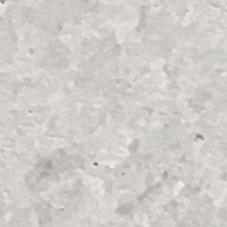
#> input picture testdata/Negative/00057.jpg, 227 x 227 px
$ python -i unusedFunctions.py   (imports and definitions only)
#> lines starting #> are read from the running program, lines starting #| are printed output that depends on the picture; pictures that were not available may be replaced by others from this repository, and a replacement may not be noted
import matplotlib.image as mpimg
import numpy as np
from sklearn.decomposition import PCA
import matplotlib.pyplot as plt
import cv2

def pcacompv2(img):
  img = mpimg.imread()
  print("Original image : ", img.shape)
  img_re = np.reshape(img, (1207,1817*4))
  print("Reshaped image : ", img_re.shape)
  pca = PCA(20).fit(img_re)
  img_trans = pca.transform(img_re)
  print("PCA Transformed: ", img_trans.shape)
  img_Inv = pca.inverse_transform(img_trans)
  img = np.reshape(img_Inv,(1207, 1817,4))
  print("Inversed Image : ", img.shape)
  #plt.axis('off')
  #plt.imshow(img.astype('uint8'))
  #plt.show()

def pcacompv1(img):
    img = cv2.cvtColor(cv2.imread('Johan.jpg'), cv2.COLOR_BGR2RGB)
    plt.imshow(img)
    plt.show()

    img.shape

    #Splitting into channels
    blue,green,red = cv2.split(img)
    # Plotting the images
    fig = plt.figure(figsize = (15, 7.2))
    fig.add_subplot(131)
    plt.title("Blue Channel")
    plt.imshow(blue)
    fig.add_subplot(132)
    plt.title("Green Channel")
    plt.imshow(green)
    fig.add_subplot(133)
    plt.title("Red Channel")
    plt.imshow(red)
    plt.show()
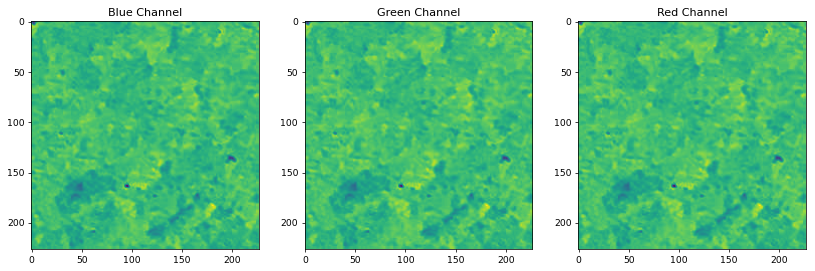
#> figure drawn by matplotlib, 3 panels

    df_blue = blue/255
    df_green = green/255
    df_red = red/255

    pca_b = PCA(n_components=50)
    pca_b.fit(df_blue)
    trans_pca_b = pca_b.transform(df_blue)
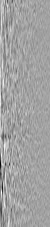
#> trans_pca_b: shape (227, 50) float64; min -0.655, max 0.375, mean 5.12e-16; drawn with min black and max white
    pca_g = PCA(n_components=50)
    pca_g.fit(df_green)
    trans_pca_g = pca_g.transform(df_green)
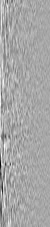
#> trans_pca_g: shape (227, 50) float64; min -0.653, max 0.341, mean 2.46e-16; drawn with min black and max white
    pca_r = PCA(n_components=50)
    pca_r.fit(df_red)
    trans_pca_r = pca_r.transform(df_red)
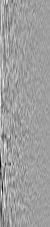
#> trans_pca_r: shape (227, 50) float64; min -0.627, max 0.38, mean 6.07e-16; drawn with min black and max white

    print(trans_pca_b.shape)
#| (227, 50)
    print(trans_pca_r.shape)
#| (227, 50)
    print(trans_pca_g.shape)
#| (227, 50)

    print(f"Blue Channel : {sum(pca_b.explained_variance_ratio_)}")
    print(f"Green Channel: {sum(pca_g.explained_variance_ratio_)}")
    print(f"Red Channel  : {sum(pca_r.explained_variance_ratio_)}")

    fig = plt.figure(figsize = (15, 7.2))
    fig.add_subplot(131)
    plt.title("Blue Channel")
    plt.ylabel('Variation explained')
    plt.xlabel('Eigen Value')
    plt.bar(list(range(1,51)),pca_b.explained_variance_ratio_)
    fig.add_subplot(132)
    plt.title("Green Channel")
    plt.ylabel('Variation explained')
    plt.xlabel('Eigen Value')
    plt.bar(list(range(1,51)),pca_g.explained_variance_ratio_)
    fig.add_subplot(133)
    plt.title("Red Channel")
    plt.ylabel('Variation explained')
    plt.xlabel('Eigen Value')
    plt.bar(list(range(1,51)),pca_r.explained_variance_ratio_)
    plt.show()
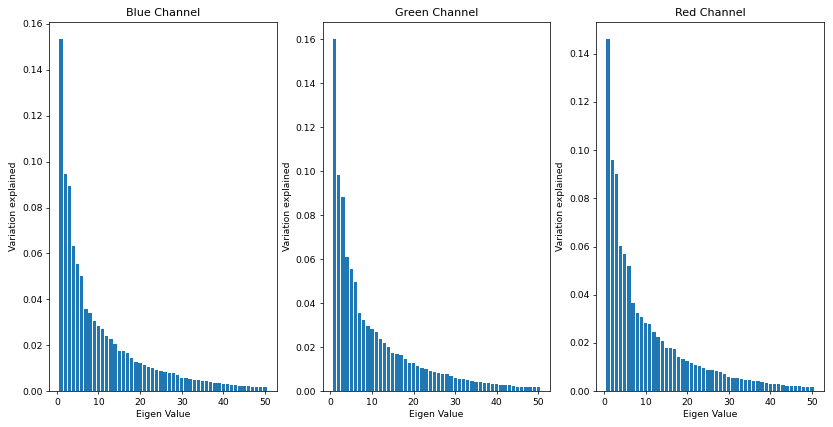
#> figure drawn by matplotlib, 3 panels; panel 1: tallest bar 0.153 high, from x = 0.6 to 1.4; panel 2: tallest bar 0.16 high, from x = 0.6 to 1.4; panel 3: tallest bar 0.146 high, from x = 0.6 to 1.4

    b_arr = pca_b.inverse_transform(trans_pca_b)
    g_arr = pca_g.inverse_transform(trans_pca_g)
    r_arr = pca_r.inverse_transform(trans_pca_r)
    print(b_arr.shape, g_arr.shape, r_arr.shape)
#| (227, 227) (227, 227) (227, 227)

    img_reduced= (cv2.merge((b_arr, g_arr, r_arr)))
    print(img_reduced.shape)
#| (227, 227, 3)

    fig = plt.figure(figsize = (10, 7.2))
    fig.add_subplot(121)
    plt.title("Original Image")
    plt.imshow(img)
    fig.add_subplot(122)
    plt.title("Reduced Image")
    plt.imshow(img_reduced)
    plt.show()
    return img_reduced

def applyFilter(img):
    #Applying a low-pass filter to the image
    #filterImage = img.filter(PIL.ImageFilter.GaussianBlur)
    return 0;

def imDeco(img, images):
        w, h = img.size
        i = 0
        #img = grayscale(img)
        addImg(img, w, h,images)
        return images


def addImg(im, w, h,images):
    size = 9
    w1 = 0
    h1 = 0
    while(w1+size<w and h1+size<h):
        w2 = w1+size
        h2 = h1+size
        croppedimage = im.crop((w1, h1, w2, h2))
        images.append(croppedimage)
        w1 = w1+size
        h1 = h1+size
    return

# Needs getIm() function from v2/functions
def getRandomImages(amount, Pos, Neg):
    #getIm(True, amount, Pos)
    #getIm(False, amount, Neg)
    #convert grayscale here
    return Pos, Neg

>>> import cv2
>>> picture = cv2.imread('../../testdata/Negative/00057.jpg', cv2.IMREAD_GRAYSCALE)
>>> result = pcacompv1(picture)

$ run again, on testdata/Negative/00058.jpg
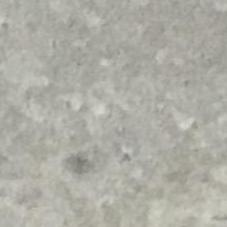
#> input picture testdata/Negative/00058.jpg, 227 x 227 px
#> in pcacompv1, `trans_pca_r = pca_r.transform(df_red)`:
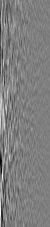
#> trans_pca_r: shape (227, 50) float64; min -0.528, max 0.53, mean 9.08e-17; drawn with min black and max white
#| (227, 50)
#| (227, 50)
#| (227, 50)
#> in pcacompv1, `plt.show()`:
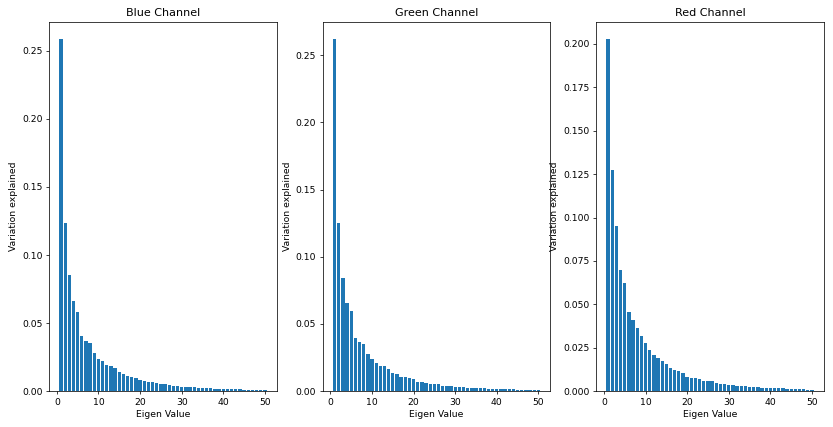
#> figure drawn by matplotlib, 3 panels; panel 1: tallest bar 0.259 high, from x = 0.6 to 1.4; panel 2: tallest bar 0.262 high, from x = 0.6 to 1.4; panel 3: tallest bar 0.203 high, from x = 0.6 to 1.4
#| (227, 227) (227, 227) (227, 227)
#| (227, 227, 3)

$ run again, on testdata/Negative/00064.jpg
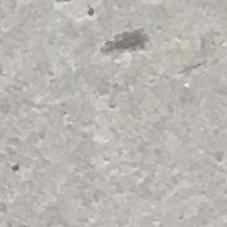
#> input picture testdata/Negative/00064.jpg, 227 x 227 px
#> in pcacompv1, `trans_pca_r = pca_r.transform(df_red)`:
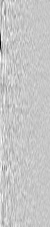
#> trans_pca_r: shape (227, 50) float64; min -1.28, max 0.359, mean 9.1e-17; drawn with min black and max white
#| (227, 50)
#| (227, 50)
#| (227, 50)
#> in pcacompv1, `plt.show()`:
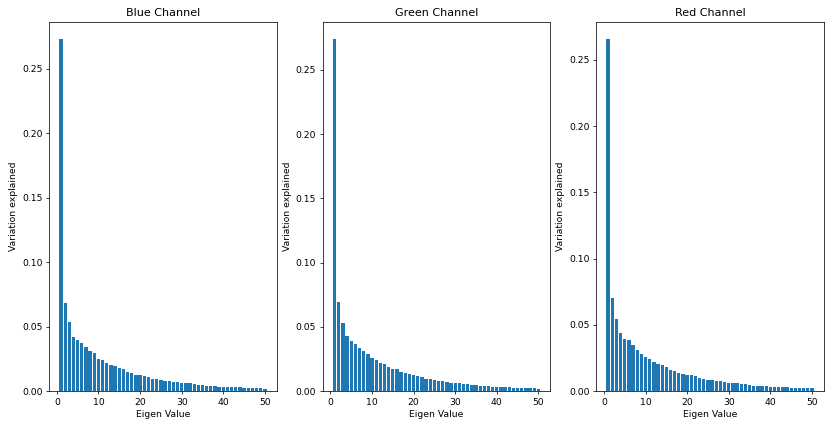
#> figure drawn by matplotlib, 3 panels; panel 1: tallest bar 0.273 high, from x = 0.6 to 1.4; panel 2: tallest bar 0.274 high, from x = 0.6 to 1.4; panel 3: tallest bar 0.266 high, from x = 0.6 to 1.4
#| (227, 227) (227, 227) (227, 227)
#| (227, 227, 3)
